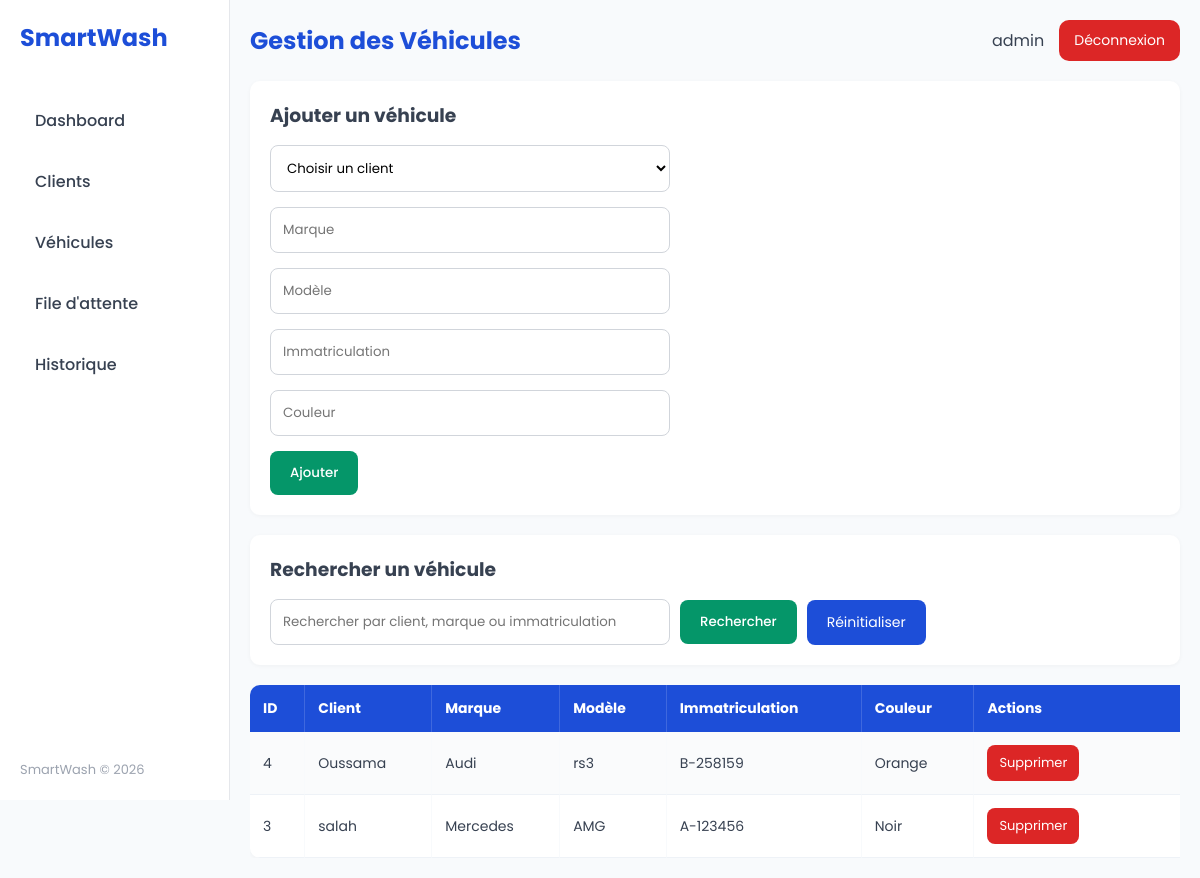
Page /SmartWash/pages/voitures.php (signed in) on the committed database.
### tables this page shows
CREATE TABLE `voitures` (
  `id_voiture` int(11) NOT NULL,
  `id_client` int(11) NOT NULL,
  `marque` varchar(50) DEFAULT NULL,
  `modele` varchar(50) DEFAULT NULL,
  `immatriculation` varchar(30) DEFAULT NULL,
  `couleur` varchar(30) DEFAULT NULL
);

CREATE TABLE `clients` (
  `id_client` int(11) NOT NULL,
  `nom` varchar(100) NOT NULL,
  `telephone` varchar(20) NOT NULL
);

### SmartWash/pages/voitures.php (the view, shortened to what this page needs)
<?php
require '../config/database.php';
$search = '';
if ($search != '') {
    $sql = "SELECT voitures.*, clients.nom
            FROM voitures
            INNER JOIN clients ON voitures.id_client = clients.id_client
            WHERE voitures.marque LIKE ?
            OR voitures.modele LIKE ?
            OR voitures.immatriculation LIKE ?
            OR clients.nom LIKE ?
            ORDER BY voitures.id_voiture DESC";
    $stmt = $pdo->prepare($sql);
    $stmt->execute(["%$search%", "%$search%", "%$search%", "%$search%"]);
    $voitures = $stmt;
} else {
    $sql = "SELECT voitures.*, clients.nom
            FROM voitures
            INNER JOIN clients ON voitures.id_client = clients.id_client
            ORDER BY voitures.id_voiture DESC";
    $voitures = $pdo->query($sql);
}
?>
<!DOCTYPE html>
<html lang="fr">
<head>
<link rel="stylesheet" href="../assets/css/style.css?v=11">
</head>
<body>
<div class="container">
    <aside class="sidebar">
        <div class="logo">
            SmartWash
        </div>
        <nav class="menu">
            <a href="dashboard.php">Dashboard</a>
            <a href="clients.php">Clients</a>
            <a href="voitures.php">Véhicules</a>
            <a href="queue.php">File d'attente</a>
            <a href="historique.php">Historique</a>
        </nav>
        <footer class="sidebar-footer">
            SmartWash © 2026
        </footer>
    </aside>
    <main class="main">
        <header class="top-bar">
            <h2>Gestion des Véhicules</h2>
            <div class="admin-info">
                <span>
                    <?php echo htmlspecialchars($_SESSION['admin'], ENT_QUOTES, 'UTF-8'); ?>
                </span>
                <a href="logout.php" class="logout-btn">
                    Déconnexion
                </a>
            </div>
        </header>
        <section class="form-box">
            <h3>Ajouter un véhicule</h3>
            <form method="POST">
                <select name="id_client" required>
                    <option value="">Choisir un client</option>
                </select>
                <input type="text" name="marque" placeholder="Marque" required
                       pattern="[a-zA-ZÀ-ÿ\s\-']+"
                       title="Veuillez saisir une marque valide (lettres, espaces, tirets, apostrophes)">
                <input type="text" name="modele" placeholder="Modèle" required
                       pattern="[a-zA-ZÀ-ÿ0-9\s\-']+"
                       title="Veuillez saisir un modèle valide (lettres, chiffres, espaces, tirets, apostrophes)">
                <input type="text" name="immatriculation" placeholder="Immatriculation" maxlength="15"
                       required
                       pattern="[a-zA-Z0-9\s\-]+"
                       title="Veuillez saisir une immatriculation valide (lettres, chiffres, espaces, tirets)">
                <input type="text" name="couleur" placeholder="Couleur" required
                       pattern="[a-zA-ZÀ-ÿ\s\-']+"
                       title="Veuillez saisir une couleur valide (lettres, espaces, tirets, apostrophes)">
                <button type="submit" name="ajouter">
                    Ajouter
                </button>
            </form>
        </section>
        <section class="form-box">
            <h3>Rechercher un véhicule</h3>
            <form method="GET" class="search-form">
                <input type="text"
                       name="search"
                       placeholder="Rechercher par client, marque ou immatriculation"
                       value="<?php echo htmlspecialchars($search, ENT_QUOTES, 'UTF-8'); ?>">
                <button type="submit">
                    Rechercher
                </button>
                <a href="voitures.php" class="btn-back">
                    Réinitialiser
                </a>
            </form>
        </section>
        <section class="table-container" id="resultats">
            <table>
                <tr>
                    <th>ID</th>
                    <th>Client</th>
                    <th>Marque</th>
                    <th>Modèle</th>
                    <th>Immatriculation</th>
                    <th>Couleur</th>
                    <th>Actions</th>
                </tr>
                <?php
                while ($voiture = $voitures->fetch()) {
                    echo "<tr>";
                    echo "<td>" . htmlspecialchars($voiture['id_voiture'], ENT_QUOTES, 'UTF-8') . "</td>";
                    echo "<td>" . htmlspecialchars($voiture['nom'], ENT_QUOTES, 'UTF-8') . "</td>";
                    echo "<td>" . htmlspecialchars($voiture['marque'], ENT_QUOTES, 'UTF-8') . "</td>";
                    echo "<td>" . htmlspecialchars($voiture['modele'], ENT_QUOTES, 'UTF-8') . "</td>";
                    echo "<td>" . htmlspecialchars($voiture['immatriculation'], ENT_QUOTES, 'UTF-8') . "</td>";
                    echo "<td>" . htmlspecialchars($voiture['couleur'], ENT_QUOTES, 'UTF-8') . "</td>";
                    echo "<td><div class='actions'>
                            <a class='btn-delete' href='?delete=" . htmlspecialchars($voiture['id_voiture'], ENT_QUOTES, 'UTF-8') . "'>
                                Supprimer
                            </a>
                          </div></td>";
                    echo "</tr>";
                }
                ?>
            </table>
        </section>
    </main>
</div>
</body>
</html>

### SmartWash/assets/css/style.css (style rules this page uses)
* { margin:0; padding:0; box-sizing:border-box; font-family:'Poppins', Arial, sans-serif; }
body { background:#F8FAFC; color:#374151; }
.container { display:flex; min-height:100vh; }
.sidebar { width:230px; height:100vh; position:fixed; top:0; left:0; background:#FFFFFF; border-right:1px solid #e5e7eb; padding:20px; display:flex; flex-direction:column; }
.logo { font-size:24px; font-weight:700; color:#1D4ED8; margin-bottom:40px; }
.menu a { display:block; text-decoration:none; color:#374151; padding:13px 15px; margin-bottom:10px; border-radius:12px; transition:0.3s ease; font-weight:500; }
.sidebar-footer { margin-top:auto; font-size:13px; color:#9ca3af; }
.main { width:calc(100% - 230px); margin-left:230px; padding:20px; }
.top-bar { display:flex; justify-content:space-between; align-items:center; margin-bottom:20px; }
.top-bar h2 { color:#1D4ED8; }
.admin-info { display:flex; align-items:center; gap:15px; }
.logout-btn { background:#DC2626; color:white; padding:10px 15px; border-radius:10px; text-decoration:none; font-size:14px; transition:0.2s; }
.form-box { background:#FFFFFF; padding:20px; border-radius:10px; box-shadow:0 1px 4px rgba(0,0,0,.04); margin-bottom:20px; }
.form-box h3 { margin-bottom:15px; color:#374151; }
input, select { width:400px; max-width:100%; padding:12px; margin-bottom:15px; border:1px solid #d1d5db; border-radius:8px; outline:none; background:#FFFFFF; display:block; }
button { background:#059669; color:white; border:none; padding:12px 20px; border-radius:8px; cursor:pointer; font-weight:500; transition:0.2s; display:block; margin-top:5px; }
.search-form { display:flex; align-items:center; gap:10px; flex-wrap:wrap; }
.search-form input { margin-bottom:0; display:inline-block; }
.search-form a { margin-top:0; }
.search-form button { margin-top:0; }
.search-form .btn-back { padding:12px 20px; font-size:14px; }
.table-container { width:100%; overflow-x:auto; }
table { width:100%; min-width:1000px; border-collapse:separate; border-spacing:0; background:#FFFFFF; border-radius:10px; overflow:hidden; box-shadow:0 1px 4px rgba(0,0,0,.04); }
th { background:#1D4ED8; color:white; text-align:left; padding:13px; white-space:nowrap; font-size:14px; border-right:1px solid rgba(255,255,255,0.15); }
th:last-child { border-right:none; }
td { padding:13px; border-bottom:1px solid #eef2f7; border-right:1px solid #f8fafc; white-space:nowrap; font-size:14px; }
td:last-child { border-right:none; }
tr:nth-child(even) { background:#FAFBFC; }
.actions { display:flex; align-items:center; gap:14px; min-width:180px; }
.btn-back { background:#1D4ED8; color:white; padding:8px 12px; border-radius:8px; text-decoration:none; font-size:13px; display:inline-flex; align-items:center; justify-content:center; white-space:nowrap; transition:0.2s; }
.btn-delete { background:#DC2626; color:white; padding:8px 12px; border-radius:8px; text-decoration:none; font-size:13px; display:inline-flex; align-items:center; justify-content:center; white-space:nowrap; transition:0.2s; }
.card, .box, .form-box, .table-container, .login-box { animation: fadeIn 0.4s ease; }
.card, .box, .form-box, .table-container { transition:0.3s; }
.menu a, button, .btn-back, .btn-delete, .logout-btn { transition:0.3s; }
input, select { transition:0.3s; }
tr { transition:0.2s; }

### rows in the picture
voitures: id_voiture "4", id_client.nom "Oussama", marque "Audi", modele "rs3", immatriculation "B-258159", couleur "Orange"
voitures: id_voiture "3", id_client.nom "salah", marque "Mercedes", modele "AMG", immatriculation "A-123456", couleur "Noir"

### other values in the picture
$_SESSION['admin'] "admin"
